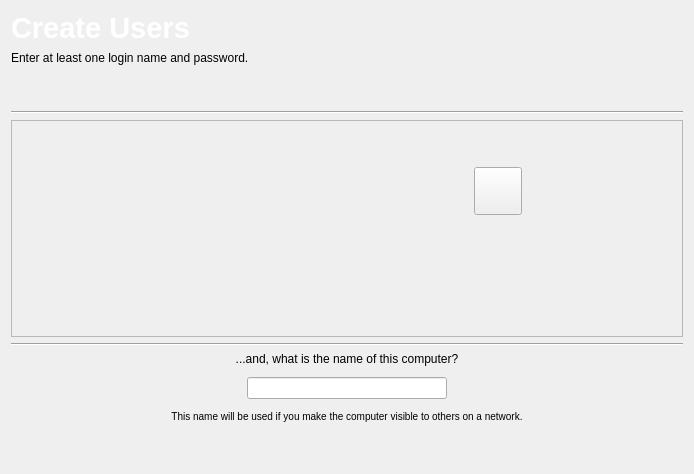
<?xml version="1.0" encoding="UTF-8"?>
<ui version="4.0">
 <class>UserCreation</class>
 <widget class="QWidget" name="UserCreation">
  <property name="geometry">
   <rect>
    <x>0</x>
    <y>0</y>
    <width>694</width>
    <height>474</height>
   </rect>
  </property>
  <property name="windowTitle">
   <string/>
  </property>
  <layout class="QVBoxLayout" name="verticalLayout_2">
   <item>
    <widget class="QLabel" name="label">
     <property name="maximumSize">
      <size>
       <width>16777215</width>
       <height>50</height>
      </size>
     </property>
     <property name="font">
      <font>
       <pointsize>14</pointsize>
      </font>
     </property>
     <property name="text">
      <string>&lt;!DOCTYPE HTML PUBLIC &quot;-//W3C//DTD HTML 4.0//EN&quot; &quot;http://www.w3.org/TR/REC-html40/strict.dtd&quot;&gt;
&lt;html&gt;&lt;head&gt;&lt;meta name=&quot;qrichtext&quot; content=&quot;1&quot; /&gt;&lt;style type=&quot;text/css&quot;&gt;
p, li { white-space: pre-wrap; }
&lt;/style&gt;&lt;/head&gt;&lt;body style=&quot; font-family:'Sans Serif'; font-size:14pt; font-weight:400; font-style:normal;&quot;&gt;
&lt;p style=&quot; margin-top:0px; margin-bottom:0px; margin-left:0px; margin-right:0px; -qt-block-indent:0; text-indent:0px;&quot;&gt;&lt;span style=&quot; font-size:22pt; font-weight:600; color:#ffffff;&quot;&gt;Create Users&lt;/span&gt;&lt;/p&gt;&lt;/body&gt;&lt;/html&gt;</string>
     </property>
    </widget>
   </item>
   <item>
    <widget class="QLabel" name="label_2">
     <property name="text">
      <string>Enter at least one login name and password.</string>
     </property>
     <property name="scaledContents">
      <bool>true</bool>
     </property>
     <property name="wordWrap">
      <bool>true</bool>
     </property>
    </widget>
   </item>
   <item>
    <spacer name="verticalSpacer">
     <property name="orientation">
      <enum>Qt::Vertical</enum>
     </property>
     <property name="sizeType">
      <enum>QSizePolicy::Fixed</enum>
     </property>
     <property name="sizeHint" stdset="0">
      <size>
       <width>20</width>
       <height>40</height>
      </size>
     </property>
    </spacer>
   </item>
   <item>
    <widget class="Line" name="line">
     <property name="orientation">
      <enum>Qt::Horizontal</enum>
     </property>
    </widget>
   </item>
   <item>
    <widget class="QScrollArea" name="scrollArea">
     <property name="widgetResizable">
      <bool>true</bool>
     </property>
     <widget class="QWidget" name="scrollAreaWidgetContents">
      <property name="geometry">
       <rect>
        <x>0</x>
        <y>0</y>
        <width>680</width>
        <height>208</height>
       </rect>
      </property>
      <property name="sizePolicy">
       <sizepolicy hsizetype="Expanding" vsizetype="Minimum">
        <horstretch>0</horstretch>
        <verstretch>0</verstretch>
       </sizepolicy>
      </property>
      <layout class="QVBoxLayout" name="verticalLayout_3">
       <property name="sizeConstraint">
        <enum>QLayout::SetNoConstraint</enum>
       </property>
       <item>
        <layout class="QVBoxLayout" name="verticalLayout">
         <property name="spacing">
          <number>1</number>
         </property>
         <property name="sizeConstraint">
          <enum>QLayout::SetFixedSize</enum>
         </property>
         <item>
          <spacer name="verticalSpacer_4">
           <property name="orientation">
            <enum>Qt::Vertical</enum>
           </property>
           <property name="sizeHint" stdset="0">
            <size>
             <width>20</width>
             <height>1</height>
            </size>
           </property>
          </spacer>
         </item>
        </layout>
       </item>
       <item>
        <layout class="QHBoxLayout" name="horizontalLayout">
         <item>
          <spacer name="horizontalSpacer">
           <property name="orientation">
            <enum>Qt::Horizontal</enum>
           </property>
           <property name="sizeHint" stdset="0">
            <size>
             <width>40</width>
             <height>20</height>
            </size>
           </property>
          </spacer>
         </item>
         <item>
          <spacer name="horizontalSpacer_9">
           <property name="orientation">
            <enum>Qt::Horizontal</enum>
           </property>
           <property name="sizeHint" stdset="0">
            <size>
             <width>40</width>
             <height>20</height>
            </size>
           </property>
          </spacer>
         </item>
         <item>
          <spacer name="horizontalSpacer_10">
           <property name="orientation">
            <enum>Qt::Horizontal</enum>
           </property>
           <property name="sizeHint" stdset="0">
            <size>
             <width>40</width>
             <height>20</height>
            </size>
           </property>
          </spacer>
         </item>
         <item>
          <widget class="QPushButton" name="addUser">
           <property name="minimumSize">
            <size>
             <width>48</width>
             <height>48</height>
            </size>
           </property>
           <property name="maximumSize">
            <size>
             <width>48</width>
             <height>48</height>
            </size>
           </property>
           <property name="toolTip">
            <string>Add another user account.</string>
           </property>
           <property name="text">
            <string/>
           </property>
          </widget>
         </item>
         <item>
          <spacer name="horizontalSpacer_8">
           <property name="orientation">
            <enum>Qt::Horizontal</enum>
           </property>
           <property name="sizeHint" stdset="0">
            <size>
             <width>40</width>
             <height>20</height>
            </size>
           </property>
          </spacer>
         </item>
        </layout>
       </item>
       <item>
        <spacer name="verticalSpacer_2">
         <property name="orientation">
          <enum>Qt::Vertical</enum>
         </property>
         <property name="sizeHint" stdset="0">
          <size>
           <width>20</width>
           <height>1</height>
          </size>
         </property>
        </spacer>
       </item>
       <item>
        <spacer name="verticalSpacer_5">
         <property name="orientation">
          <enum>Qt::Vertical</enum>
         </property>
         <property name="sizeHint" stdset="0">
          <size>
           <width>20</width>
           <height>1</height>
          </size>
         </property>
        </spacer>
       </item>
       <item>
        <spacer name="verticalSpacer_6">
         <property name="orientation">
          <enum>Qt::Vertical</enum>
         </property>
         <property name="sizeHint" stdset="0">
          <size>
           <width>20</width>
           <height>1</height>
          </size>
         </property>
        </spacer>
       </item>
      </layout>
     </widget>
    </widget>
   </item>
   <item>
    <widget class="Line" name="line_2">
     <property name="orientation">
      <enum>Qt::Horizontal</enum>
     </property>
    </widget>
   </item>
   <item>
    <layout class="QGridLayout" name="_23">
     <property name="verticalSpacing">
      <number>11</number>
     </property>
     <item row="1" column="3">
      <widget class="QLineEdit" name="hostname">
       <property name="sizePolicy">
        <sizepolicy hsizetype="Expanding" vsizetype="Fixed">
         <horstretch>0</horstretch>
         <verstretch>0</verstretch>
        </sizepolicy>
       </property>
       <property name="minimumSize">
        <size>
         <width>200</width>
         <height>0</height>
        </size>
       </property>
       <property name="maximumSize">
        <size>
         <width>200</width>
         <height>16777215</height>
        </size>
       </property>
       <property name="alignment">
        <set>Qt::AlignCenter</set>
       </property>
      </widget>
     </item>
     <item row="2" column="1" colspan="5">
      <widget class="QLabel" name="hostname_extra_label">
       <property name="styleSheet">
        <string>font-weight: normal</string>
       </property>
       <property name="text">
        <string>&lt;small&gt;This name will be used if you make the computer visible to others on a network.&lt;/small&gt;</string>
       </property>
       <property name="alignment">
        <set>Qt::AlignCenter</set>
       </property>
       <property name="wordWrap">
        <bool>false</bool>
       </property>
      </widget>
     </item>
     <item row="0" column="2" colspan="3">
      <widget class="QLabel" name="label_3">
       <property name="text">
        <string>...and, what is the name of this computer?</string>
       </property>
       <property name="alignment">
        <set>Qt::AlignCenter</set>
       </property>
      </widget>
     </item>
     <item row="0" column="0" rowspan="3">
      <spacer name="horizontalSpacer_2">
       <property name="orientation">
        <enum>Qt::Horizontal</enum>
       </property>
       <property name="sizeHint" stdset="0">
        <size>
         <width>40</width>
         <height>20</height>
        </size>
       </property>
      </spacer>
     </item>
     <item row="0" column="6" rowspan="3">
      <spacer name="horizontalSpacer_3">
       <property name="orientation">
        <enum>Qt::Horizontal</enum>
       </property>
       <property name="sizeHint" stdset="0">
        <size>
         <width>40</width>
         <height>20</height>
        </size>
       </property>
      </spacer>
     </item>
     <item row="0" column="1" rowspan="2">
      <spacer name="horizontalSpacer_4">
       <property name="orientation">
        <enum>Qt::Horizontal</enum>
       </property>
       <property name="sizeHint" stdset="0">
        <size>
         <width>40</width>
         <height>20</height>
        </size>
       </property>
      </spacer>
     </item>
     <item row="1" column="4">
      <spacer name="horizontalSpacer_5">
       <property name="orientation">
        <enum>Qt::Horizontal</enum>
       </property>
       <property name="sizeHint" stdset="0">
        <size>
         <width>40</width>
         <height>20</height>
        </size>
       </property>
      </spacer>
     </item>
     <item row="1" column="2">
      <spacer name="horizontalSpacer_6">
       <property name="orientation">
        <enum>Qt::Horizontal</enum>
       </property>
       <property name="sizeHint" stdset="0">
        <size>
         <width>40</width>
         <height>20</height>
        </size>
       </property>
      </spacer>
     </item>
     <item row="0" column="5" rowspan="2">
      <spacer name="horizontalSpacer_7">
       <property name="orientation">
        <enum>Qt::Horizontal</enum>
       </property>
       <property name="sizeHint" stdset="0">
        <size>
         <width>40</width>
         <height>20</height>
        </size>
       </property>
      </spacer>
     </item>
    </layout>
   </item>
   <item>
    <spacer name="verticalSpacer_3">
     <property name="orientation">
      <enum>Qt::Vertical</enum>
     </property>
     <property name="sizeType">
      <enum>QSizePolicy::Fixed</enum>
     </property>
     <property name="sizeHint" stdset="0">
      <size>
       <width>20</width>
       <height>40</height>
      </size>
     </property>
    </spacer>
   </item>
  </layout>
 </widget>
 <resources>
  <include location="../tribe.qrc"/>
 </resources>
 <connections/>
</ui>
